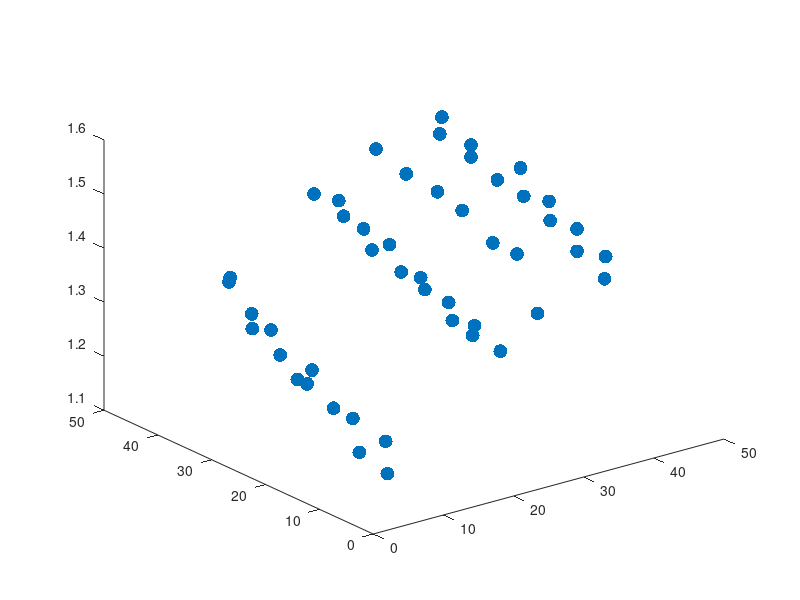

This figure's MATLAB source: (Note: this script raises an error after producing the figure.)
clc
% High Salinity Resolution Trials
hs_waterMass = [81.1 55.4 55.6 69.1 38.0 56.6 58.4 60.6 89.7]; % [mL]
hs_saltMass = [0.8 0.8 1.0 1.6 1.0 1.9 2.0 2.3 3.8]; % [g]
hs_temp = 21.5 * ones(size(hs_waterMass)); % [C]
hs_vout = [1.86 1.98 2.04 2.10 2.11 2.13 2.12 2.15 2.18]; % [V]
hs_vin = [2.20 2.18 2.17 2.15 2.15 2.15 2.14 2.14 2.14]; % [V]

hs_salinity = 1000 * hs_saltMass ./ (hs_saltMass + hs_waterMass); % [ppt]
hs_gain = hs_vout ./ hs_vin;

% High Temp Resolution Trials
ht_waterMass = [81.1 81.1 81.1 81.1 81.1 56.6 56.6 56.6 56.6 89.7 89.7 89.7 89.7]; % [mL]
ht_saltMass = [0.8 0.8 0.8 0.8 0.8 1.9 1.9 1.9 1.9 3.8 3.8 3.8 3.8]; % [g]
ht_temp = [26.8 26.1 39.3 35.3 31.7 41.8 36.2 30.4 25.8 40.2 34.8 29.6 25.6]; % [C]
ht_vout = [1.88 1.75 2.04 1.98 1.96 2.23 2.20 2.19 2.17 2.27 2.23 2.40 2.23]; % [V]
ht_vin  = [1.53 1.52 1.50 1.51 1.51 1.48 1.48 1.48 1.48 1.47 1.47 1.47 1.47]; % [V]
% there were outliers in the 2nd and 12th entries... removing them here
err1 = 2;
err2 = 11;
ht_waterMass(err1) = [];
ht_waterMass(err2) = [];
ht_saltMass(err1) = [];
ht_saltMass(err2) = [];
ht_temp(err1) = [];
ht_temp(err2) = [];
ht_vout(err1) = [];
ht_vout(err2) = [];
ht_vin(err1) = [];
ht_vin(err2) = [];

ht_salinity = 1000 * ht_saltMass ./ (ht_saltMass + ht_waterMass); % [ppt]
ht_gain = ht_vout ./ ht_vin;

% Low temp resolution trials
lt_waterMass = [81.1 81.1 81.1 56.6 56.6 56.6 89.7 89.7 89.7]; % [mL]
lt_saltMass = [0.8 0.8 0.8 1.9 1.9 1.9 3.8 3.8 3.8]; % [g]
lt_temp = [10.4 16.5 24.1 11.8 15.6 20.1 9.8 15.1 20.3]; % [C]
lt_vout = [1.82 1.83 1.90 2.01 2.12 2.12 2.11 2.15 2.19]; % [V]
lt_vin = [1.53 1.52 1.51 1.50 1.48 1.48 1.48 1.48 1.48]; % [V]

lt_salinity = 1000 * lt_saltMass ./ (lt_saltMass + lt_waterMass); % [ppt]
lt_gain = lt_vout ./ lt_vin;

% more low temp resolution trials
x_waterMass = [38.0 38.0 38.0 38.0 38.0 38.0 38.0 69.1 69.1 69.1 69.1 69.1 69.1 69.1 89.7 89.7 89.7 89.7 89.7 89.7 89.7 81.1 81.1 81.1 81.1 81.1 81.1 81.1];
x_saltMass = [1.0 1.0 1.0 1.0 1.0 1.0 1.0 1.6 1.6 1.6 1.6 1.6 1.6 1.6 3.8 3.8 3.8 3.8 3.8 3.8 3.8 0.8 0.8 0.8 0.8 0.8 0.8 0.8];
x_temp = [9.8 14.6 19.4 24.6 30.4 35.2 39.8 11.0 14.8 19.9 24.3 29.7 35.0 40.5 10 15.1 20.1 25.0 29.9 34.8 40.6 10.1 15.3 20.1 25.0 30.0 35.2 39.5];
x_vout =[1.955 1.987 2.016 2.042 2.088 2.097 2.139 1.994 2.008 2.053 2.070 2.092 2.142 2.162 2.075 2.094 2.147 2.188 2.182 2.212 2.225 1.735 1.758 1.835 1.867 1.908 1.938 2.021];
x_vin = [1.500 1.496 1.494 1.489 1.485 1.484 1.481 1.491 1.490 1.486 1.485 1.484 1.479 1.477 1.500 1.484 1.486 1.491 1.479 1.479 1.472 1.534 1.533 1.521 1.519 1.515 1.509 1.496];
x_salinity = 1000 * x_saltMass ./ (x_saltMass + x_waterMass);
x_gain = x_vout ./ x_vin;

salinity = [ht_salinity lt_salinity x_salinity];
temp = [ht_temp lt_temp x_temp];
gain = [ht_gain lt_gain x_gain];




% griddata fit
figure(1)
clf
hold on
view(3)
scatter3(salinity, temp, gain, 'filled', 'SizeData', 100)
[X, Y] = meshgrid(linspace(min(salinity), max(salinity), 100), linspace(min(temp), max(temp), 100));
Z = griddata(salinity, temp, gain, X, Y, "cubic");
surf(X, Y, Z);

xlabel("Salinity [ppt]")
ylabel("Temp [C]")
zlabel("Gain")
hold off

%trying to do polynomial fit here
% 2nd/3rd degree

figure(2)
clf
subplot(1, 2, 1);
hold on
view(3)
scatter3(salinity, temp, gain, 'filled', 'SizeData', 100);
[x,y,z] = meshgrid(linspace(min(salinity), max(salinity), 100), linspace(min(temp), max(temp), 100), linspace(min(gain), max(gain), 100));
[Zpoly23, gof23] = fit([salinity' temp'], gain', 'poly23')
plot(Zpoly23);
hold off
title("poly23")
xlabel("Salinity [ppt]")
ylabel("Temp [C]")
zlabel("Gain")


% 3rd/4th degree
subplot(1, 2, 2);
view(3)
hold on
scatter3(salinity, temp, gain, 'filled', 'SizeData', 100);
[x,y,z] = meshgrid(linspace(min(salinity), max(salinity), 100), linspace(min(temp), max(temp), 100), linspace(min(gain), max(gain), 100));
[Zpoly34, gof34] = fit([salinity' temp'], gain', 'poly34')
plot(Zpoly34);
title("poly34")
xlabel("Salinity [ppt]")
ylabel("Temp [C]")
zlabel("Gain")
hold off

